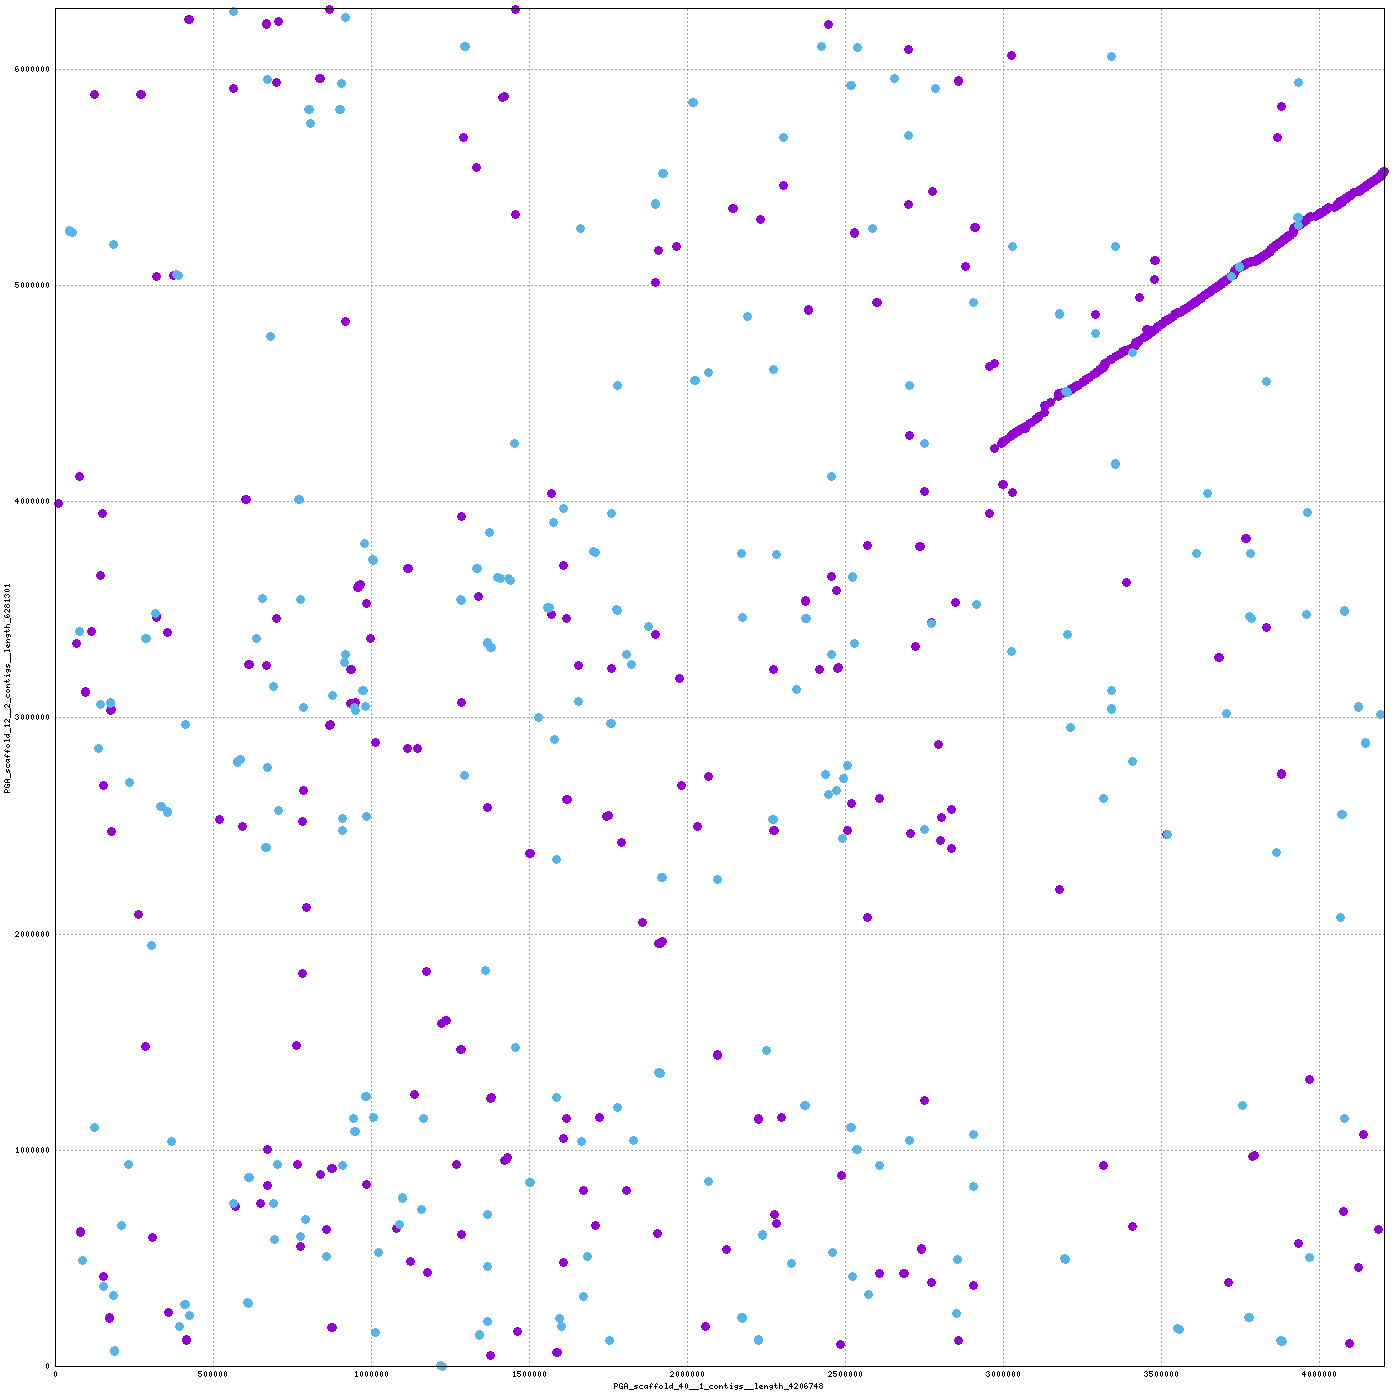

This figure's gnuplot source:
set terminal png tiny size 1400,1400
set output "/home/mike/Desktop/scripts/snakes/plot_pairs/hiCversion1.linear/nucmer/nucmer.79.png"
set size 1,1
set grid
unset key
set border 15
set tics scale 0
set xlabel "PGA_scaffold_40__1_contigs__length_4206748"
set ylabel "PGA_scaffold_12__2_contigs__length_6281301"
set format "%.0f"
set mouse format "%.0f"
set mouse mouseformat "[%.0f, %.0f]"
if(GPVAL_VERSION < 5) set mouse clipboardformat "[%.0f, %.0f]"
set xrange [1:4206748]
set yrange [1:6281301]
set style line 1  lt 1 lw 3 pt 6 ps 1
set style line 2  lt 3 lw 3 pt 6 ps 1
set style line 3  lt 2 lw 3 pt 6 ps 1
plot \
 "/home/mike/Desktop/scripts/snakes/plot_pairs/hiCversion1.linear/nucmer/nucmer.79.fplot" title "FWD" w lp ls 1, \
 "/home/mike/Desktop/scripts/snakes/plot_pairs/hiCversion1.linear/nucmer/nucmer.79.rplot" title "REV" w lp ls 2
